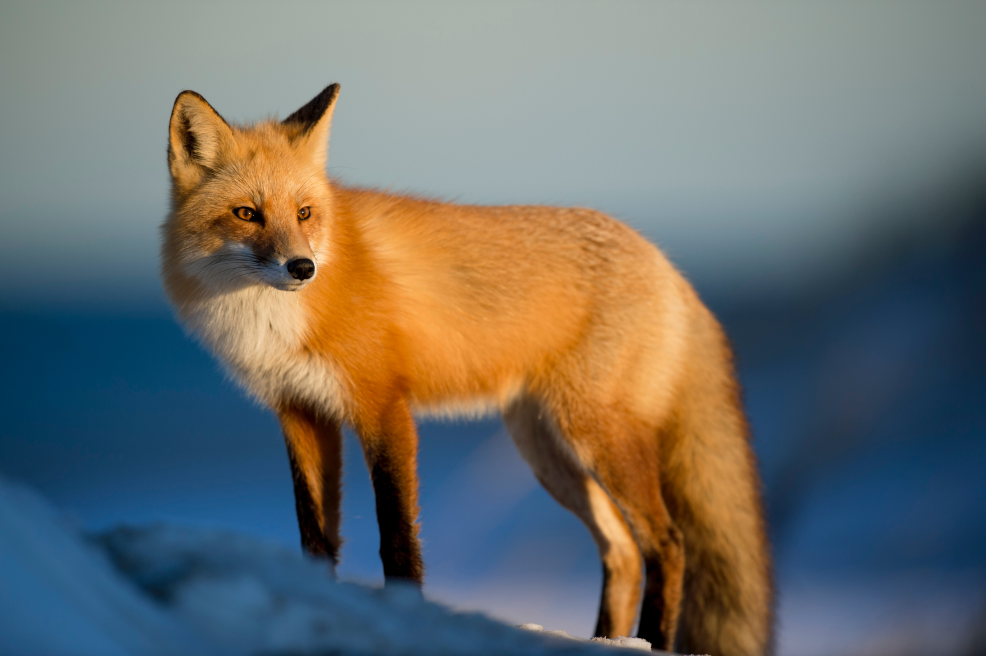
#> input picture Photos/wolf.jpg, 4928 x 3280 px (shown at 1/5 size)
$ python read.py
#> lines starting #> are read from the running program, lines starting #| are printed output that depends on the picture
import cv2 as cv
img = cv.imread('Photos/wolf.jpg')
#> img is the input picture: shape (3280, 4928, 3); mean B, G, R 107, 110.9, 109.3
cv.imshow('Wolf', img)
def rescaleFrame(frame, scale=0.25):
    # Images, Videos and Live Video
#> called with scale = 0.25
    width = int(frame.shape[1] * scale)
#> width = 1232
    height = int(frame.shape[0] * scale)
#> height = 820
    dimensions = (width,height)
#> dimensions = (1232, 820)
    return cv.resize(frame, dimensions, interpolation=cv.INTER_AREA)
resized_image = rescaleFrame(img)
cv.imshow('Image', resized_image)

#video
capture = cv.VideoCapture('Videos/futbol.mp4')
while True:
    isTrue, frame = capture.read()
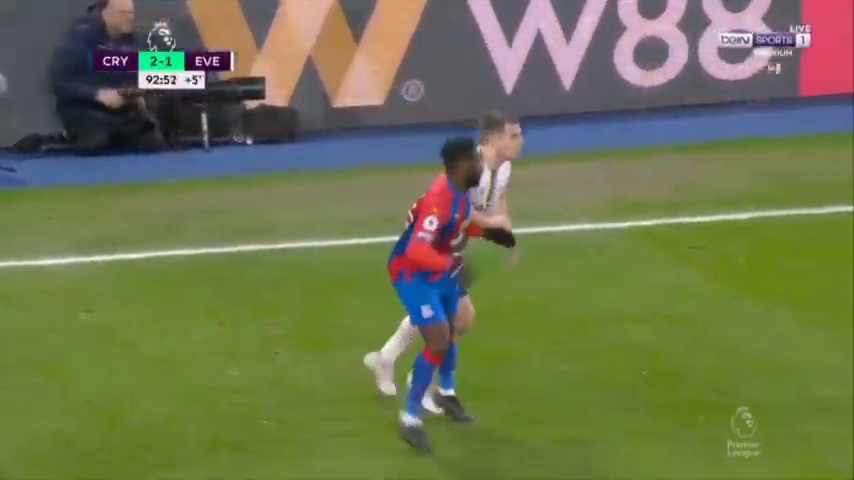
#> input picture frame 58 of Videos/futbol.mp4, 854 x 480 px
#> frame is the input picture: shape (480, 854, 3); mean B, G, R 79.1, 117.7, 110.3
    frame_resized = rescaleFrame(frame)
#> call 2 of rescaleFrame, with scale = 0.25
#> in rescaleFrame (call 2), `return cv.resize(frame, dimensions, interpolation=cv.INTER_AREA)`:
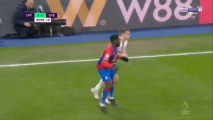
#> returned value: shape (120, 213, 3); mean of channels 0, 1, 2 79.1, 117.7, 110.3; drawn as B, G, R
    cv.imshow('Video', frame)
    cv.imshow('Video Resized', frame_resized)
    if cv.waitKey(20) & 0xFF==ord('d'):
#> (key Esc is pressed here)
        break
